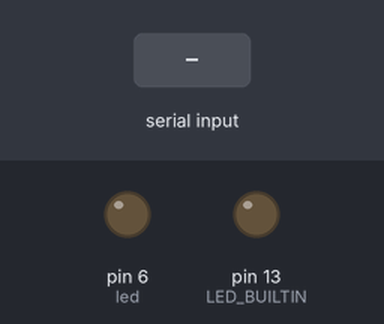
The sketch below on a simulated Arduino Uno, built with avr-gcc and run on an emulated ATmega328P. On the bench: output pins drawn as LEDs (lit = HIGH). The test bench sets the inputs (shaded band).

Above: at 1.2 s.
1.3 s: "1" received over Serial
At 2.2 s:
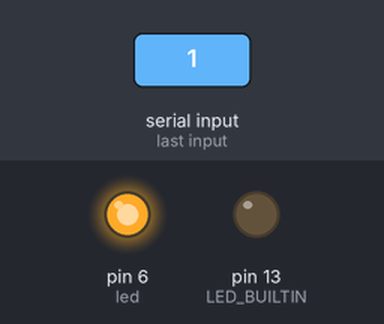
At 3.8 s:
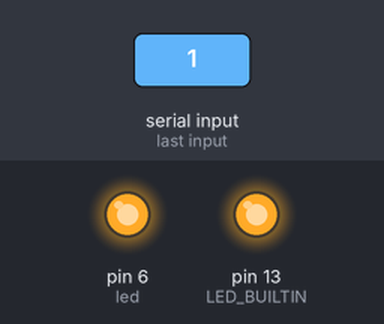
4.3 s: "0" received over Serial
At 6.5 s:
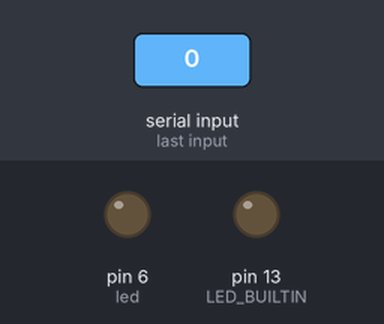
Timing chart, 0 to 8.0 s (numbered marks = the images above; inputs shaded):
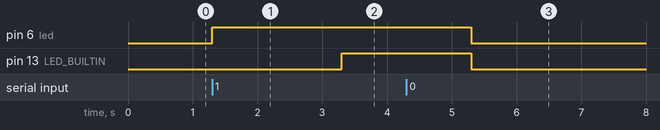

Measured:
- after the input at 1.3 s, pin 6 (led): LOW → HIGH at once; pin 13 (LED_BUILTIN): LOW → HIGH after 2.0 s
- after the input at 4.3 s, pin 6 (led), pin 13 (LED_BUILTIN): HIGH → LOW after 1.0 s

The sketch:

led_controll.ino
```cpp
// IF you are unable to upload the file to Arduino then uncomment the "Adafruit_SSD1306.h"
// and "SimpleDHT.h"
//#include <Adafruit_SSD1306.h>
//#include <SimpleDHT.h>
#include <LiquidCrystal.h>

#define led 6
int data, flag = 2;

void setup()
{
  pinMode(led, OUTPUT);
  pinMode(LED_BUILTIN, OUTPUT);
  Serial.begin(9600);
  digitalWrite(led, LOW);
  digitalWrite(LED_BUILTIN, LOW);

}

void loop()
{
  while( Serial.available() )
  {
    data = Serial.read();

    if (data == '1')
    {
      flag = 1;
    }
    else if(data == '0')
    {
      flag = 0;
    }
  }
  if(flag == 1)
    {

      digitalWrite(led, HIGH);

      delay(2000);

      digitalWrite(LED_BUILTIN, HIGH);
    }
     else if (flag == 0)
    {

      digitalWrite(led, LOW);
      digitalWrite(LED_BUILTIN, LOW);
    }
}
```
